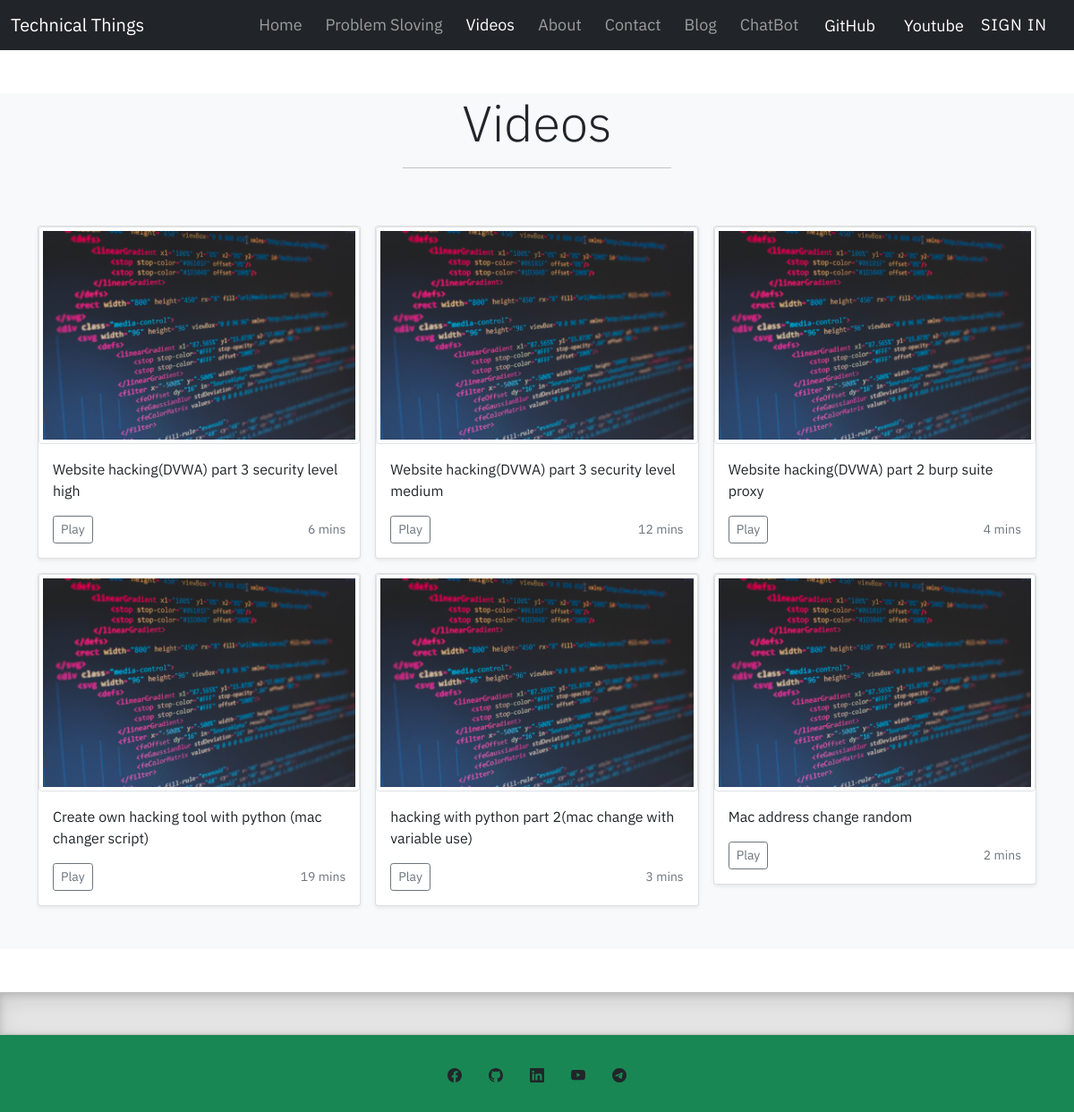
The page /videos on the database its author committed.
### Home/models.py (models this page shows, shortened)
class video(models.Model):
    idi = models.CharField(max_length=50)
    title = models.CharField(max_length=100)
    desc = models.TextField()
    le = models.IntegerField()

### Home/views.py (the view)
# urls.py: path("videos", ho.videos, name='videos'),
def videos(request):
    vid = video.objects.all()
    kk = {'task':vid}
    return render(request,'videos.html',kk)

### templates/videos.html (shortened to what this page needs)
{% extends 'base.html' %}
{% block videosactive %}active{% endblock videosactive %}
{% block body %}
<section class="main_head my-5 bg-light py-05">
  <div class="text-center">
    <h1 class="display-4">Videos</h1>
    <hr class="w-25 mx-auto">
  </div>
  <div class="album py-5 bg-light">
    <div class="container">
      <div class="row row-cols-1 row-cols-sm-2 row-cols-md-3 g-3">
        {% for i in task %}
        <div class="col">
          <div class="card shadow-sm">
          <picture>
          <source srcset="/static/img/01.jpg"  type="image/svg+xml">
          <img src="" class="img-fluid img-thumbnail" class="videos" alt="{{i.title}}">
          </picture>
            <div class="card-body">
              <p class="card-text">{{i.title}}</p>
              <div class="d-flex justify-content-between align-items-center">
                <div class="btn-group">
                  <a href="/{{i.idi}}"  class="btn btn-sm btn-outline-secondary">Play</a>
                </div>
                <small class="text-muted ">{{i.le}} mins</small>
              </div>
            </div>
          </div>
        </div>
      {% endfor %}
      </div>
    </div>
  </div>
  </section>
{% endblock body %}

### static/style.css (style rules this page uses)
* { margin: 0; padding: 0; box-sizing: border-box; font-family: 'IBM Plex Sans', sans-serif; }

### rows shown on the page
video: title "Website hacking(DVWA) part 3 security level high", le "6"
video: title "Website hacking(DVWA) part 3 security level medium", le "12"
video: title "Website hacking(DVWA) part 2 burp suite proxy", le "4"
video: title "Create own hacking tool with python (mac changer script)", le "19"
video: title "hacking with python part 2(mac change with variable use)", le "3"
video: title "Mac address change random", le "2"
